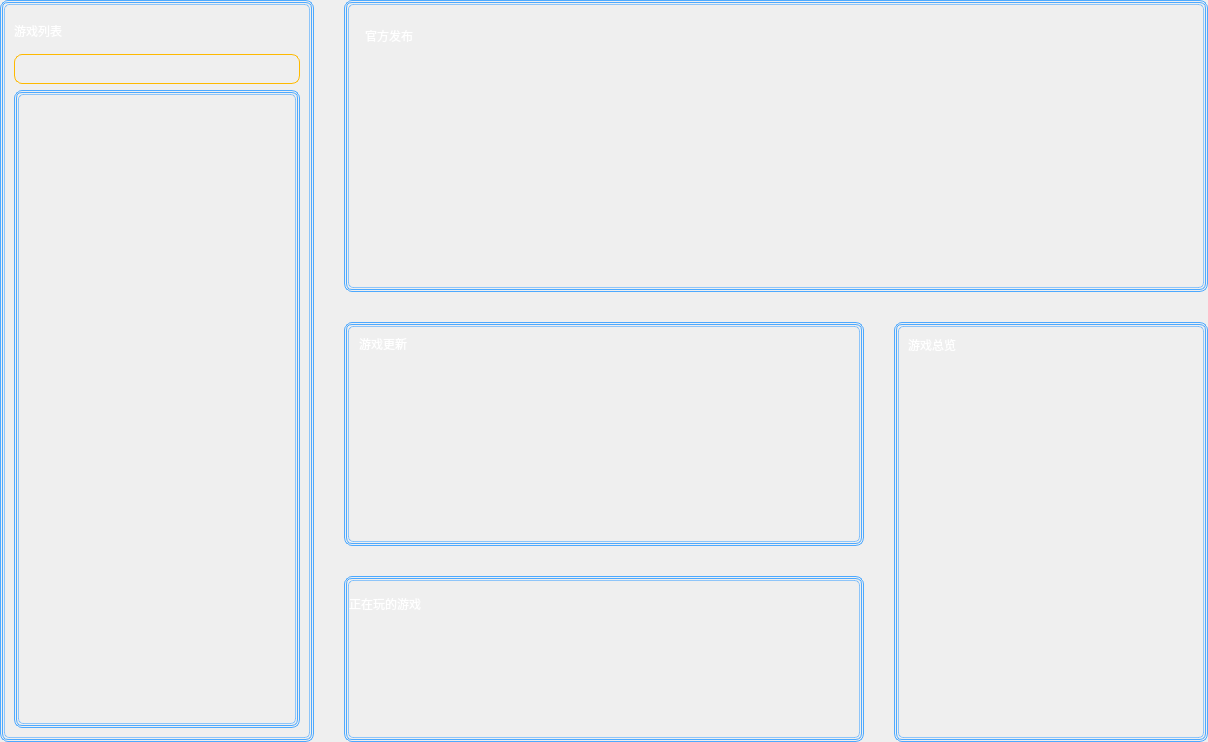
<?xml version="1.0" encoding="UTF-8"?>
<ui version="4.0">
 <class>CAboutMe</class>
 <widget class="QWidget" name="CAboutMe">
  <property name="geometry">
   <rect>
    <x>0</x>
    <y>0</y>
    <width>1205</width>
    <height>729</height>
   </rect>
  </property>
  <property name="windowTitle">
   <string>Form</string>
  </property>
  <layout class="QGridLayout" name="gridLayout">
   <property name="leftMargin">
    <number>0</number>
   </property>
   <property name="topMargin">
    <number>0</number>
   </property>
   <property name="rightMargin">
    <number>0</number>
   </property>
   <property name="bottomMargin">
    <number>0</number>
   </property>
   <property name="spacing">
    <number>0</number>
   </property>
   <item row="0" column="0">
    <layout class="QHBoxLayout" name="horizontalLayout_16">
     <property name="spacing">
      <number>30</number>
     </property>
     <item>
      <layout class="QVBoxLayout" name="verticalLayout_game">
       <property name="spacing">
        <number>0</number>
       </property>
       <item>
        <widget class="QFrame" name="frame_one">
         <property name="minimumSize">
          <size>
           <width>314</width>
           <height>725</height>
          </size>
         </property>
         <property name="maximumSize">
          <size>
           <width>314</width>
           <height>16777215</height>
          </size>
         </property>
         <property name="styleSheet">
          <string notr="true">QFrame#frame_one{
border: 0.8px solid #4DA9FF;
border-radius: 8px;
}
</string>
         </property>
         <property name="frameShape">
          <enum>QFrame::NoFrame</enum>
         </property>
         <property name="frameShadow">
          <enum>QFrame::Raised</enum>
         </property>
         <layout class="QGridLayout" name="gridLayout_19">
          <property name="leftMargin">
           <number>1</number>
          </property>
          <property name="topMargin">
           <number>1</number>
          </property>
          <property name="rightMargin">
           <number>1</number>
          </property>
          <property name="bottomMargin">
           <number>1</number>
          </property>
          <property name="spacing">
           <number>0</number>
          </property>
          <item row="0" column="0">
           <widget class="QFrame" name="frame_two">
            <property name="styleSheet">
             <string notr="true">QFrame#frame_two{
border: 0.6px solid #4DA9FF;
border-radius: 6px;
}
</string>
            </property>
            <property name="frameShape">
             <enum>QFrame::StyledPanel</enum>
            </property>
            <property name="frameShadow">
             <enum>QFrame::Raised</enum>
            </property>
            <layout class="QGridLayout" name="gridLayout_20">
             <property name="leftMargin">
              <number>1</number>
             </property>
             <property name="topMargin">
              <number>1</number>
             </property>
             <property name="rightMargin">
              <number>1</number>
             </property>
             <property name="bottomMargin">
              <number>1</number>
             </property>
             <item row="0" column="0">
              <widget class="QFrame" name="frame_3">
               <property name="styleSheet">
                <string notr="true">QFrame#frame_3{
border: 1px solid rgba(77, 169, 255, 0.6);
border-radius: 5px;
}
QFrame#frame_3:hover{
	color: rgb(170, 170, 255);
}</string>
               </property>
               <property name="frameShape">
                <enum>QFrame::StyledPanel</enum>
               </property>
               <property name="frameShadow">
                <enum>QFrame::Raised</enum>
               </property>
               <layout class="QGridLayout" name="gridLayout_2">
                <item row="0" column="0">
                 <layout class="QVBoxLayout" name="verticalLayout">
                  <item>
                   <widget class="QLabel" name="label_3">
                    <property name="minimumSize">
                     <size>
                      <width>0</width>
                      <height>34</height>
                     </size>
                    </property>
                    <property name="maximumSize">
                     <size>
                      <width>16777212</width>
                      <height>34</height>
                     </size>
                    </property>
                    <property name="styleSheet">
                     <string notr="true">color: #FFFFFF;
font: 18pt &quot;Alibaba PuHuiTi 2.0&quot;;</string>
                    </property>
                    <property name="text">
                     <string>游戏列表</string>
                    </property>
                   </widget>
                  </item>
                  <item>
                   <widget class="QLineEdit" name="lineEdit">
                    <property name="minimumSize">
                     <size>
                      <width>0</width>
                      <height>30</height>
                     </size>
                    </property>
                    <property name="maximumSize">
                     <size>
                      <width>16777215</width>
                      <height>30</height>
                     </size>
                    </property>
                    <property name="styleSheet">
                     <string notr="true">border:1px solid #FEB900;
background-color: transparent;
border-radius: 8px;</string>
                    </property>
                   </widget>
                  </item>
                  <item>
                   <widget class="QFrame" name="frame_one_2">
                    <property name="minimumSize">
                     <size>
                      <width>0</width>
                      <height>0</height>
                     </size>
                    </property>
                    <property name="styleSheet">
                     <string notr="true">QFrame#frame_one_2{
border: 0.8px solid #4DA9FF;
border-radius: 8px;
}
</string>
                    </property>
                    <property name="frameShape">
                     <enum>QFrame::NoFrame</enum>
                    </property>
                    <property name="frameShadow">
                     <enum>QFrame::Raised</enum>
                    </property>
                    <layout class="QGridLayout" name="gridLayout_21">
                     <property name="leftMargin">
                      <number>1</number>
                     </property>
                     <property name="topMargin">
                      <number>1</number>
                     </property>
                     <property name="rightMargin">
                      <number>1</number>
                     </property>
                     <property name="bottomMargin">
                      <number>1</number>
                     </property>
                     <property name="spacing">
                      <number>0</number>
                     </property>
                     <item row="0" column="0">
                      <widget class="QFrame" name="frame_two_2">
                       <property name="styleSheet">
                        <string notr="true">QFrame#frame_two_2{
border: 0.6px solid #4DA9FF;
border-radius: 6px;
}
</string>
                       </property>
                       <property name="frameShape">
                        <enum>QFrame::StyledPanel</enum>
                       </property>
                       <property name="frameShadow">
                        <enum>QFrame::Raised</enum>
                       </property>
                       <layout class="QGridLayout" name="gridLayout_22">
                        <property name="leftMargin">
                         <number>1</number>
                        </property>
                        <property name="topMargin">
                         <number>1</number>
                        </property>
                        <property name="rightMargin">
                         <number>1</number>
                        </property>
                        <property name="bottomMargin">
                         <number>1</number>
                        </property>
                        <item row="0" column="0">
                         <widget class="QFrame" name="frame_4">
                          <property name="styleSheet">
                           <string notr="true">QFrame#frame_4{
border: 1px solid rgba(77, 169, 255, 0.6);
border-radius: 5px;
}
QFrame#frame_4:hover{
	color: rgb(170, 170, 255);
}</string>
                          </property>
                          <property name="frameShape">
                           <enum>QFrame::StyledPanel</enum>
                          </property>
                          <property name="frameShadow">
                           <enum>QFrame::Raised</enum>
                          </property>
                          <layout class="QGridLayout" name="gridLayout_18">
                           <item row="0" column="0">
                            <widget class="QScrollArea" name="scrollArea">
                             <property name="maximumSize">
                              <size>
                               <width>16777215</width>
                               <height>16777215</height>
                              </size>
                             </property>
                             <property name="styleSheet">
                              <string notr="true">background-color: transparent;</string>
                             </property>
                             <property name="frameShape">
                              <enum>QFrame::NoFrame</enum>
                             </property>
                             <property name="verticalScrollBarPolicy">
                              <enum>Qt::ScrollBarAlwaysOff</enum>
                             </property>
                             <property name="horizontalScrollBarPolicy">
                              <enum>Qt::ScrollBarAlwaysOff</enum>
                             </property>
                             <property name="widgetResizable">
                              <bool>true</bool>
                             </property>
                             <widget class="QWidget" name="scrollAreaWidgetContents">
                              <property name="geometry">
                               <rect>
                                <x>0</x>
                                <y>0</y>
                                <width>256</width>
                                <height>591</height>
                               </rect>
                              </property>
                              <property name="styleSheet">
                               <string notr="true">background-color: transparent;</string>
                              </property>
                              <layout class="QGridLayout" name="gridLayout_3">
                               <property name="leftMargin">
                                <number>0</number>
                               </property>
                               <property name="topMargin">
                                <number>0</number>
                               </property>
                               <property name="rightMargin">
                                <number>0</number>
                               </property>
                               <property name="bottomMargin">
                                <number>0</number>
                               </property>
                               <property name="spacing">
                                <number>0</number>
                               </property>
                               <item row="0" column="0">
                                <layout class="QVBoxLayout" name="verticalLayout_game_list">
                                 <property name="spacing">
                                  <number>17</number>
                                 </property>
                                </layout>
                               </item>
                              </layout>
                             </widget>
                            </widget>
                           </item>
                          </layout>
                         </widget>
                        </item>
                       </layout>
                      </widget>
                     </item>
                    </layout>
                   </widget>
                  </item>
                 </layout>
                </item>
               </layout>
              </widget>
             </item>
            </layout>
           </widget>
          </item>
         </layout>
        </widget>
       </item>
      </layout>
     </item>
     <item>
      <layout class="QVBoxLayout" name="verticalLayout_21">
       <item>
        <layout class="QVBoxLayout" name="verticalLayout_17">
         <item>
          <widget class="QFrame" name="frame_one_3">
           <property name="minimumSize">
            <size>
             <width>853</width>
             <height>292</height>
            </size>
           </property>
           <property name="maximumSize">
            <size>
             <width>16777215</width>
             <height>292</height>
            </size>
           </property>
           <property name="styleSheet">
            <string notr="true">QFrame#frame_one_3{
border: 0.8px solid #4DA9FF;
border-radius: 8px;
}
</string>
           </property>
           <property name="frameShape">
            <enum>QFrame::NoFrame</enum>
           </property>
           <property name="frameShadow">
            <enum>QFrame::Raised</enum>
           </property>
           <layout class="QGridLayout" name="gridLayout_23">
            <property name="leftMargin">
             <number>1</number>
            </property>
            <property name="topMargin">
             <number>1</number>
            </property>
            <property name="rightMargin">
             <number>1</number>
            </property>
            <property name="bottomMargin">
             <number>1</number>
            </property>
            <property name="spacing">
             <number>0</number>
            </property>
            <item row="0" column="0">
             <widget class="QFrame" name="frame_two_3">
              <property name="styleSheet">
               <string notr="true">QFrame#frame_two_3{
border: 0.6px solid #4DA9FF;
border-radius: 6px;
}
</string>
              </property>
              <property name="frameShape">
               <enum>QFrame::StyledPanel</enum>
              </property>
              <property name="frameShadow">
               <enum>QFrame::Raised</enum>
              </property>
              <layout class="QGridLayout" name="gridLayout_27">
               <property name="leftMargin">
                <number>1</number>
               </property>
               <property name="topMargin">
                <number>1</number>
               </property>
               <property name="rightMargin">
                <number>1</number>
               </property>
               <property name="bottomMargin">
                <number>1</number>
               </property>
               <item row="0" column="0">
                <widget class="QFrame" name="frame_5">
                 <property name="styleSheet">
                  <string notr="true">QFrame#frame_5{
border: 1px solid rgba(77, 169, 255, 0.6);
border-radius: 5px;
}
QFrame#frame_5:hover{
	color: rgb(170, 170, 255);
}</string>
                 </property>
                 <property name="frameShape">
                  <enum>QFrame::StyledPanel</enum>
                 </property>
                 <property name="frameShadow">
                  <enum>QFrame::Raised</enum>
                 </property>
                 <layout class="QGridLayout" name="gridLayout_28">
                  <property name="leftMargin">
                   <number>16</number>
                  </property>
                  <property name="topMargin">
                   <number>8</number>
                  </property>
                  <property name="spacing">
                   <number>0</number>
                  </property>
                  <item row="1" column="0">
                   <widget class="QWidget" name="widget_guanfang" native="true">
                    <property name="sizePolicy">
                     <sizepolicy hsizetype="Expanding" vsizetype="Preferred">
                      <horstretch>0</horstretch>
                      <verstretch>0</verstretch>
                     </sizepolicy>
                    </property>
                    <property name="minimumSize">
                     <size>
                      <width>0</width>
                      <height>46</height>
                     </size>
                    </property>
                    <property name="maximumSize">
                     <size>
                      <width>16777215</width>
                      <height>46</height>
                     </size>
                    </property>
                    <layout class="QGridLayout" name="gridLayout_4">
                     <property name="leftMargin">
                      <number>0</number>
                     </property>
                     <property name="topMargin">
                      <number>0</number>
                     </property>
                     <property name="rightMargin">
                      <number>0</number>
                     </property>
                     <property name="bottomMargin">
                      <number>0</number>
                     </property>
                     <property name="spacing">
                      <number>0</number>
                     </property>
                     <item row="0" column="0">
                      <layout class="QHBoxLayout" name="horizontalLayout">
                       <property name="spacing">
                        <number>30</number>
                       </property>
                       <item>
                        <widget class="QLabel" name="label">
                         <property name="styleSheet">
                          <string notr="true">color: #FFFFFF;
font: 14pt &quot;Alibaba PuHuiTi 2.0&quot;;</string>
                         </property>
                         <property name="text">
                          <string>官方发布</string>
                         </property>
                        </widget>
                       </item>
                       <item>
                        <widget class="QPushButton" name="pushButton">
                         <property name="minimumSize">
                          <size>
                           <width>26</width>
                           <height>26</height>
                          </size>
                         </property>
                         <property name="maximumSize">
                          <size>
                           <width>26</width>
                           <height>26</height>
                          </size>
                         </property>
                         <property name="styleSheet">
                          <string notr="true">image: url(:/image/image/left.png);
border:0px;</string>
                         </property>
                        </widget>
                       </item>
                       <item>
                        <widget class="QPushButton" name="pushButton_2">
                         <property name="minimumSize">
                          <size>
                           <width>26</width>
                           <height>26</height>
                          </size>
                         </property>
                         <property name="maximumSize">
                          <size>
                           <width>26</width>
                           <height>16777215</height>
                          </size>
                         </property>
                         <property name="styleSheet">
                          <string notr="true">border:0px;
image: url(:/image/image/right.png);</string>
                         </property>
                        </widget>
                       </item>
                      </layout>
                     </item>
                    </layout>
                   </widget>
                  </item>
                  <item row="2" column="0">
                   <widget class="QScrollArea" name="scrollArea_fabu">
                    <property name="maximumSize">
                     <size>
                      <width>16777215</width>
                      <height>16777215</height>
                     </size>
                    </property>
                    <property name="styleSheet">
                     <string notr="true">background-color: transparent</string>
                    </property>
                    <property name="frameShape">
                     <enum>QFrame::NoFrame</enum>
                    </property>
                    <property name="verticalScrollBarPolicy">
                     <enum>Qt::ScrollBarAlwaysOff</enum>
                    </property>
                    <property name="horizontalScrollBarPolicy">
                     <enum>Qt::ScrollBarAlwaysOff</enum>
                    </property>
                    <property name="widgetResizable">
                     <bool>true</bool>
                    </property>
                    <widget class="QWidget" name="scrollAreaWidgetContents_2">
                     <property name="geometry">
                      <rect>
                       <x>0</x>
                       <y>0</y>
                       <width>818</width>
                       <height>219</height>
                      </rect>
                     </property>
                     <layout class="QGridLayout" name="gridLayout_5">
                      <property name="leftMargin">
                       <number>0</number>
                      </property>
                      <property name="topMargin">
                       <number>0</number>
                      </property>
                      <property name="rightMargin">
                       <number>0</number>
                      </property>
                      <property name="bottomMargin">
                       <number>0</number>
                      </property>
                      <property name="spacing">
                       <number>0</number>
                      </property>
                      <item row="0" column="0">
                       <layout class="QHBoxLayout" name="horizontalLayout_fabu">
                        <property name="spacing">
                         <number>8</number>
                        </property>
                       </layout>
                      </item>
                     </layout>
                    </widget>
                   </widget>
                  </item>
                 </layout>
                </widget>
               </item>
              </layout>
             </widget>
            </item>
           </layout>
          </widget>
         </item>
        </layout>
       </item>
       <item>
        <layout class="QHBoxLayout" name="horizontalLayout_15">
         <item>
          <layout class="QVBoxLayout" name="verticalLayout_20">
           <item>
            <layout class="QHBoxLayout" name="horizontalLayout_14">
             <property name="topMargin">
              <number>0</number>
             </property>
             <item>
              <widget class="QFrame" name="frame_one_6">
               <property name="minimumSize">
                <size>
                 <width>520</width>
                 <height>224</height>
                </size>
               </property>
               <property name="maximumSize">
                <size>
                 <width>520</width>
                 <height>224</height>
                </size>
               </property>
               <property name="styleSheet">
                <string notr="true">QFrame#frame_one_6{
border: 0.8px solid #4DA9FF;
border-radius: 8px;
}
</string>
               </property>
               <property name="frameShape">
                <enum>QFrame::NoFrame</enum>
               </property>
               <property name="frameShadow">
                <enum>QFrame::Raised</enum>
               </property>
               <layout class="QGridLayout" name="gridLayout_26">
                <property name="leftMargin">
                 <number>1</number>
                </property>
                <property name="topMargin">
                 <number>1</number>
                </property>
                <property name="rightMargin">
                 <number>1</number>
                </property>
                <property name="bottomMargin">
                 <number>1</number>
                </property>
                <property name="spacing">
                 <number>0</number>
                </property>
                <item row="0" column="0">
                 <widget class="QFrame" name="frame_two_6">
                  <property name="styleSheet">
                   <string notr="true">QFrame#frame_two_6{
border: 0.6px solid #4DA9FF;
border-radius: 6px;
}
</string>
                  </property>
                  <property name="frameShape">
                   <enum>QFrame::StyledPanel</enum>
                  </property>
                  <property name="frameShadow">
                   <enum>QFrame::Raised</enum>
                  </property>
                  <layout class="QGridLayout" name="gridLayout_33">
                   <property name="leftMargin">
                    <number>1</number>
                   </property>
                   <property name="topMargin">
                    <number>1</number>
                   </property>
                   <property name="rightMargin">
                    <number>1</number>
                   </property>
                   <property name="bottomMargin">
                    <number>1</number>
                   </property>
                   <item row="0" column="0">
                    <widget class="QFrame" name="frame_8">
                     <property name="styleSheet">
                      <string notr="true">QFrame#frame_8{
border: 1px solid rgba(77, 169, 255, 0.6);
border-radius: 5px;
}
QFrame#frame_8:hover{
	color: rgb(170, 170, 255);
}</string>
                     </property>
                     <property name="frameShape">
                      <enum>QFrame::StyledPanel</enum>
                     </property>
                     <property name="frameShadow">
                      <enum>QFrame::Raised</enum>
                     </property>
                     <layout class="QGridLayout" name="gridLayout_34">
                      <property name="leftMargin">
                       <number>10</number>
                      </property>
                      <property name="topMargin">
                       <number>8</number>
                      </property>
                      <property name="rightMargin">
                       <number>13</number>
                      </property>
                      <property name="bottomMargin">
                       <number>2</number>
                      </property>
                      <item row="1" column="0">
                       <widget class="QScrollArea" name="scrollArea_update">
                        <property name="styleSheet">
                         <string notr="true">background-color: transparent</string>
                        </property>
                        <property name="frameShape">
                         <enum>QFrame::NoFrame</enum>
                        </property>
                        <property name="verticalScrollBarPolicy">
                         <enum>Qt::ScrollBarAlwaysOff</enum>
                        </property>
                        <property name="horizontalScrollBarPolicy">
                         <enum>Qt::ScrollBarAlwaysOff</enum>
                        </property>
                        <property name="widgetResizable">
                         <bool>true</bool>
                        </property>
                        <widget class="QWidget" name="scrollAreaWidgetContents_3">
                         <property name="geometry">
                          <rect>
                           <x>0</x>
                           <y>0</y>
                           <width>487</width>
                           <height>166</height>
                          </rect>
                         </property>
                         <layout class="QGridLayout" name="gridLayout_6">
                          <property name="leftMargin">
                           <number>0</number>
                          </property>
                          <property name="topMargin">
                           <number>0</number>
                          </property>
                          <property name="rightMargin">
                           <number>0</number>
                          </property>
                          <property name="bottomMargin">
                           <number>0</number>
                          </property>
                          <property name="spacing">
                           <number>0</number>
                          </property>
                          <item row="0" column="0">
                           <layout class="QVBoxLayout" name="verticalLayout_update">
                            <property name="spacing">
                             <number>10</number>
                            </property>
                           </layout>
                          </item>
                         </layout>
                        </widget>
                       </widget>
                      </item>
                      <item row="0" column="0">
                       <widget class="QLabel" name="label_2">
                        <property name="styleSheet">
                         <string notr="true">color: #FFFFFF;
font: 14pt &quot;Alibaba PuHuiTi 2.0&quot;;</string>
                        </property>
                        <property name="text">
                         <string>游戏更新</string>
                        </property>
                       </widget>
                      </item>
                     </layout>
                    </widget>
                   </item>
                  </layout>
                 </widget>
                </item>
               </layout>
              </widget>
             </item>
            </layout>
           </item>
           <item>
            <layout class="QVBoxLayout" name="verticalLayout_18">
             <item>
              <widget class="QFrame" name="frame_one_4">
               <property name="minimumSize">
                <size>
                 <width>0</width>
                 <height>0</height>
                </size>
               </property>
               <property name="styleSheet">
                <string notr="true">QFrame#frame_one_4{
border: 0.8px solid #4DA9FF;
border-radius: 8px;
}
</string>
               </property>
               <property name="frameShape">
                <enum>QFrame::NoFrame</enum>
               </property>
               <property name="frameShadow">
                <enum>QFrame::Raised</enum>
               </property>
               <layout class="QGridLayout" name="gridLayout_24">
                <property name="leftMargin">
                 <number>1</number>
                </property>
                <property name="topMargin">
                 <number>1</number>
                </property>
                <property name="rightMargin">
                 <number>1</number>
                </property>
                <property name="bottomMargin">
                 <number>1</number>
                </property>
                <property name="spacing">
                 <number>0</number>
                </property>
                <item row="0" column="0">
                 <widget class="QFrame" name="frame_two_4">
                  <property name="styleSheet">
                   <string notr="true">QFrame#frame_two_4{
border: 0.6px solid #4DA9FF;
border-radius: 6px;
}
</string>
                  </property>
                  <property name="frameShape">
                   <enum>QFrame::StyledPanel</enum>
                  </property>
                  <property name="frameShadow">
                   <enum>QFrame::Raised</enum>
                  </property>
                  <layout class="QGridLayout" name="gridLayout_29">
                   <property name="leftMargin">
                    <number>1</number>
                   </property>
                   <property name="topMargin">
                    <number>1</number>
                   </property>
                   <property name="rightMargin">
                    <number>1</number>
                   </property>
                   <property name="bottomMargin">
                    <number>1</number>
                   </property>
                   <item row="0" column="0">
                    <widget class="QFrame" name="frame_6">
                     <property name="styleSheet">
                      <string notr="true">QFrame#frame_6{
border: 1px solid rgba(77, 169, 255, 0.6);
border-radius: 5px;
}
QFrame#frame_6:hover{
	color: rgb(170, 170, 255);
}</string>
                     </property>
                     <property name="frameShape">
                      <enum>QFrame::StyledPanel</enum>
                     </property>
                     <property name="frameShadow">
                      <enum>QFrame::Raised</enum>
                     </property>
                     <layout class="QGridLayout" name="gridLayout_30">
                      <property name="leftMargin">
                       <number>0</number>
                      </property>
                      <property name="topMargin">
                       <number>0</number>
                      </property>
                      <property name="rightMargin">
                       <number>0</number>
                      </property>
                      <property name="bottomMargin">
                       <number>0</number>
                      </property>
                      <property name="spacing">
                       <number>0</number>
                      </property>
                      <item row="1" column="0">
                       <widget class="QScrollArea" name="scrollArea_ing">
                        <property name="styleSheet">
                         <string notr="true">background-color: transparent</string>
                        </property>
                        <property name="frameShape">
                         <enum>QFrame::NoFrame</enum>
                        </property>
                        <property name="verticalScrollBarPolicy">
                         <enum>Qt::ScrollBarAlwaysOff</enum>
                        </property>
                        <property name="horizontalScrollBarPolicy">
                         <enum>Qt::ScrollBarAlwaysOff</enum>
                        </property>
                        <property name="widgetResizable">
                         <bool>true</bool>
                        </property>
                        <widget class="QWidget" name="scrollAreaWidgetContents_5">
                         <property name="geometry">
                          <rect>
                           <x>0</x>
                           <y>0</y>
                           <width>510</width>
                           <height>130</height>
                          </rect>
                         </property>
                         <layout class="QGridLayout" name="gridLayout_8">
                          <property name="leftMargin">
                           <number>0</number>
                          </property>
                          <property name="topMargin">
                           <number>0</number>
                          </property>
                          <property name="rightMargin">
                           <number>0</number>
                          </property>
                          <property name="bottomMargin">
                           <number>0</number>
                          </property>
                          <property name="spacing">
                           <number>0</number>
                          </property>
                          <item row="0" column="0">
                           <layout class="QHBoxLayout" name="horizontalLayout_playing">
                            <property name="spacing">
                             <number>20</number>
                            </property>
                           </layout>
                          </item>
                         </layout>
                        </widget>
                       </widget>
                      </item>
                      <item row="0" column="0">
                       <widget class="QWidget" name="widget_playing" native="true">
                        <property name="sizePolicy">
                         <sizepolicy hsizetype="Expanding" vsizetype="Preferred">
                          <horstretch>0</horstretch>
                          <verstretch>0</verstretch>
                         </sizepolicy>
                        </property>
                        <property name="minimumSize">
                         <size>
                          <width>0</width>
                          <height>46</height>
                         </size>
                        </property>
                        <property name="maximumSize">
                         <size>
                          <width>16777215</width>
                          <height>46</height>
                         </size>
                        </property>
                        <layout class="QGridLayout" name="gridLayout_9">
                         <property name="leftMargin">
                          <number>0</number>
                         </property>
                         <property name="topMargin">
                          <number>0</number>
                         </property>
                         <property name="rightMargin">
                          <number>0</number>
                         </property>
                         <property name="bottomMargin">
                          <number>0</number>
                         </property>
                         <property name="spacing">
                          <number>0</number>
                         </property>
                         <item row="0" column="0">
                          <layout class="QHBoxLayout" name="horizontalLayout_2">
                           <property name="spacing">
                            <number>30</number>
                           </property>
                           <item>
                            <widget class="QLabel" name="label_6">
                             <property name="styleSheet">
                              <string notr="true">color: #FFFFFF;
font: 14pt &quot;Alibaba PuHuiTi 2.0&quot;;</string>
                             </property>
                             <property name="text">
                              <string>正在玩的游戏</string>
                             </property>
                            </widget>
                           </item>
                           <item>
                            <widget class="QPushButton" name="pushButton_3">
                             <property name="minimumSize">
                              <size>
                               <width>26</width>
                               <height>26</height>
                              </size>
                             </property>
                             <property name="maximumSize">
                              <size>
                               <width>26</width>
                               <height>26</height>
                              </size>
                             </property>
                             <property name="styleSheet">
                              <string notr="true">image: url(:/image/image/left.png);
border:0px;</string>
                             </property>
                            </widget>
                           </item>
                           <item>
                            <widget class="QPushButton" name="pushButton_4">
                             <property name="minimumSize">
                              <size>
                               <width>26</width>
                               <height>26</height>
                              </size>
                             </property>
                             <property name="maximumSize">
                              <size>
                               <width>26</width>
                               <height>16777215</height>
                              </size>
                             </property>
                             <property name="styleSheet">
                              <string notr="true">border:0px;
image: url(:/image/image/right.png);</string>
                             </property>
                            </widget>
                           </item>
                          </layout>
                         </item>
                        </layout>
                       </widget>
                      </item>
                     </layout>
                    </widget>
                   </item>
                  </layout>
                 </widget>
                </item>
               </layout>
              </widget>
             </item>
            </layout>
           </item>
          </layout>
         </item>
         <item>
          <layout class="QVBoxLayout" name="verticalLayout_19">
           <item>
            <widget class="QFrame" name="frame_one_5">
             <property name="minimumSize">
              <size>
               <width>314</width>
               <height>420</height>
              </size>
             </property>
             <property name="maximumSize">
              <size>
               <width>314</width>
               <height>420</height>
              </size>
             </property>
             <property name="styleSheet">
              <string notr="true">QFrame#frame_one_5{
border: 0.8px solid #4DA9FF;
border-radius: 8px;
}
</string>
             </property>
             <property name="frameShape">
              <enum>QFrame::NoFrame</enum>
             </property>
             <property name="frameShadow">
              <enum>QFrame::Raised</enum>
             </property>
             <layout class="QGridLayout" name="gridLayout_25">
              <property name="leftMargin">
               <number>1</number>
              </property>
              <property name="topMargin">
               <number>1</number>
              </property>
              <property name="rightMargin">
               <number>1</number>
              </property>
              <property name="bottomMargin">
               <number>1</number>
              </property>
              <property name="spacing">
               <number>0</number>
              </property>
              <item row="0" column="0">
               <widget class="QFrame" name="frame_two_5">
                <property name="styleSheet">
                 <string notr="true">QFrame#frame_two_5{
border: 0.6px solid #4DA9FF;
border-radius: 6px;
}
</string>
                </property>
                <property name="frameShape">
                 <enum>QFrame::StyledPanel</enum>
                </property>
                <property name="frameShadow">
                 <enum>QFrame::Raised</enum>
                </property>
                <layout class="QGridLayout" name="gridLayout_31">
                 <property name="leftMargin">
                  <number>1</number>
                 </property>
                 <property name="topMargin">
                  <number>1</number>
                 </property>
                 <property name="rightMargin">
                  <number>1</number>
                 </property>
                 <property name="bottomMargin">
                  <number>1</number>
                 </property>
                 <item row="0" column="0">
                  <widget class="QFrame" name="frame_7">
                   <property name="styleSheet">
                    <string notr="true">QFrame#frame_7{
border: 1px solid rgba(77, 169, 255, 0.6);
border-radius: 5px;
}
QFrame#frame_7:hover{
	color: rgb(170, 170, 255);
}</string>
                   </property>
                   <property name="frameShape">
                    <enum>QFrame::StyledPanel</enum>
                   </property>
                   <property name="frameShadow">
                    <enum>QFrame::Raised</enum>
                   </property>
                   <layout class="QGridLayout" name="gridLayout_32">
                    <item row="1" column="0">
                     <widget class="QScrollArea" name="scrollArea_all_view">
                      <property name="styleSheet">
                       <string notr="true">background-color: transparent</string>
                      </property>
                      <property name="frameShape">
                       <enum>QFrame::NoFrame</enum>
                      </property>
                      <property name="verticalScrollBarPolicy">
                       <enum>Qt::ScrollBarAlwaysOff</enum>
                      </property>
                      <property name="horizontalScrollBarPolicy">
                       <enum>Qt::ScrollBarAlwaysOff</enum>
                      </property>
                      <property name="widgetResizable">
                       <bool>true</bool>
                      </property>
                      <widget class="QWidget" name="scrollAreaWidgetContents_4">
                       <property name="geometry">
                        <rect>
                         <x>0</x>
                         <y>0</y>
                         <width>286</width>
                         <height>354</height>
                        </rect>
                       </property>
                       <layout class="QGridLayout" name="gridLayout_7">
                        <property name="leftMargin">
                         <number>0</number>
                        </property>
                        <property name="topMargin">
                         <number>0</number>
                        </property>
                        <property name="rightMargin">
                         <number>0</number>
                        </property>
                        <property name="bottomMargin">
                         <number>0</number>
                        </property>
                        <property name="spacing">
                         <number>0</number>
                        </property>
                        <item row="0" column="0">
                         <layout class="QVBoxLayout" name="verticalLayout_all_view">
                          <property name="spacing">
                           <number>8</number>
                          </property>
                         </layout>
                        </item>
                       </layout>
                      </widget>
                     </widget>
                    </item>
                    <item row="0" column="0">
                     <widget class="QLabel" name="label_4">
                      <property name="styleSheet">
                       <string notr="true">color: #FFFFFF;
font: 14pt &quot;Alibaba PuHuiTi 2.0&quot;;</string>
                      </property>
                      <property name="text">
                       <string>游戏总览</string>
                      </property>
                     </widget>
                    </item>
                   </layout>
                  </widget>
                 </item>
                </layout>
               </widget>
              </item>
             </layout>
            </widget>
           </item>
          </layout>
         </item>
        </layout>
       </item>
      </layout>
     </item>
    </layout>
   </item>
  </layout>
 </widget>
 <resources/>
 <connections/>
</ui>
